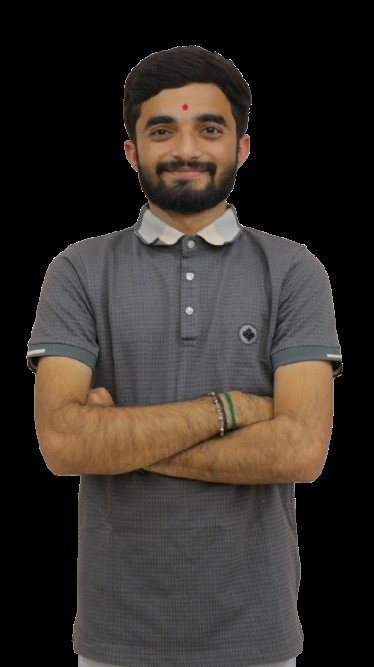
#> input picture photo/bb.png, 374 x 667 px
$ python trace.py
#> lines starting #> are read from the running program, lines starting #| are printed output that depends on the picture; after the words box and inside, x2 and y2 are one past the last pixel; in counts of white or black regions, pixels touching at a corner belong together
import sys
import os

try:
    import cv2
    import numpy as np
except ImportError:
    print("CV2 NOT FOUND")
    sys.exit(0)

img_path = 'photo/bb.png'
if not os.path.exists(img_path):
    print("IMAGE NOT FOUND", img_path)
    sys.exit(0)

# Load image with alpha channel
img = cv2.imread(img_path, cv2.IMREAD_UNCHANGED)
#> img is the input picture: shape (667, 374, 4); mean B, G, R, A 41.2, 46.5, 53, 134.3
if img is None or img.shape[2] != 4:
    print("INVALID IMAGE OR NO ALPHA CHANNEL")
    sys.exit(0)

# Extract alpha channel
alpha = img[:, :, 3]
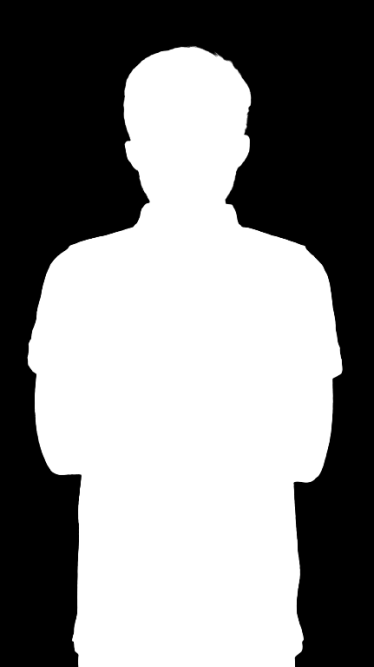
#> alpha: shape (667, 374); min 0, max 255, mean 134.3

# Blur slightly to smooth edges
alpha = cv2.GaussianBlur(alpha, (5, 5), 0)

# Threshold alpha channel to get binary mask
_, thresh = cv2.threshold(alpha, 50, 255, cv2.THRESH_BINARY)
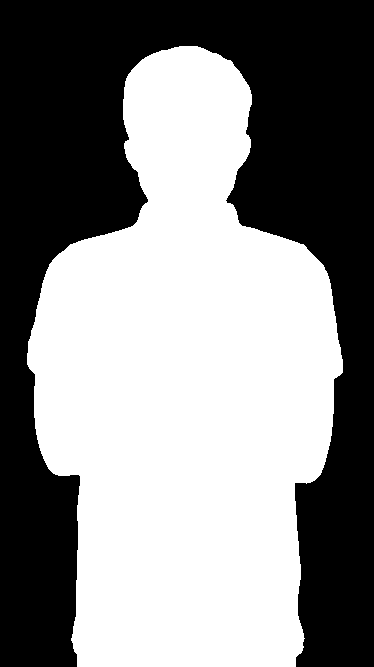
#> thresh: shape (667, 374); 53.3% white; 1 black region

# Find contours
contours, _ = cv2.findContours(thresh, cv2.RETR_EXTERNAL, cv2.CHAIN_APPROX_SIMPLE)
#> contours = 1 contour; box (x1, y1, x2, y2) and area: (27, 46, 343, 667) 132036
if not contours:
    print("NO CONTOURS")
    sys.exit(0)

# Get the largest contour
contour = max(contours, key=cv2.contourArea)
#> contour = contour of 555 points, box (x1, y1, x2, y2) (27, 46, 343, 667), area 132036

# Simplify contour slightly for a smoother, smaller SVG path
epsilon = 0.002 * cv2.arcLength(contour, True)
#> epsilon = 3.64
approx = cv2.approxPolyDP(contour, epsilon, True)
#> approx = contour of 42 points, box (x1, y1, x2, y2) (27, 46, 343, 667), area 131769

path_data = ""
for i, point in enumerate(approx):
    x, y = point[0]
    if i == 0:
        path_data += f"M {x},{y} "
    else:
        path_data += f"L {x},{y} "
#> this loop made 42 passes
#> (x, y, path_data) on passes 2 to 4: (145, 57, 'M 179,46 L 145,57 '), (125, 81, 'M 179,46 L 145,57 L 125,81 '), (123, 119, 'M 179,46 L 145,57 L 125,81 L 123,119 ')
#> (x, y) on passes 1, 5, 6, 7, 8, 9: (179, 46), (129, 139), (124, 148), (148, 201), (132, 226), (70, 244)
path_data += "Z"

h, w = alpha.shape
#> h = 667; w = 374
print(f"BBOX_WIDTH={w}")
#| BBOX_WIDTH=374
print(f"BBOX_HEIGHT={h}")
#| BBOX_HEIGHT=667
print(f"SVG_PATH={path_data}")
#> (printed output is left out)
